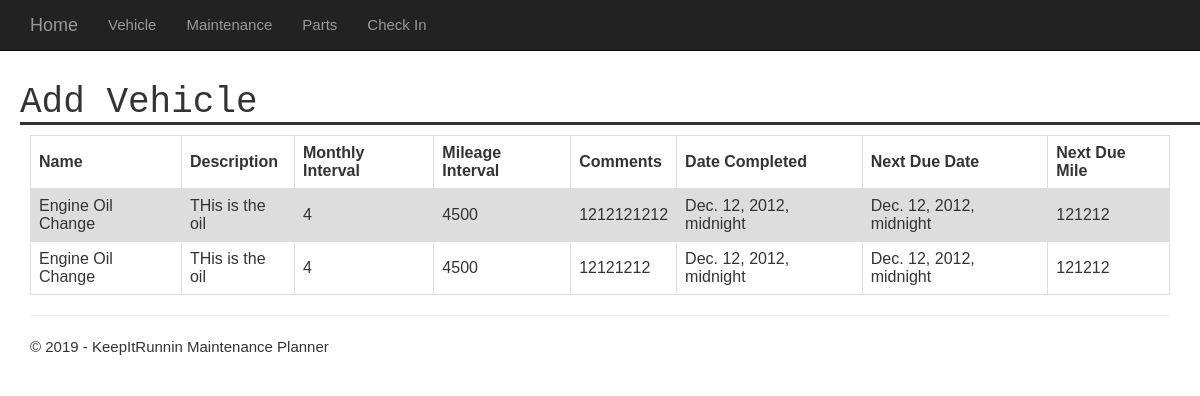
Page /maintenance/history/ on the earlier database version.
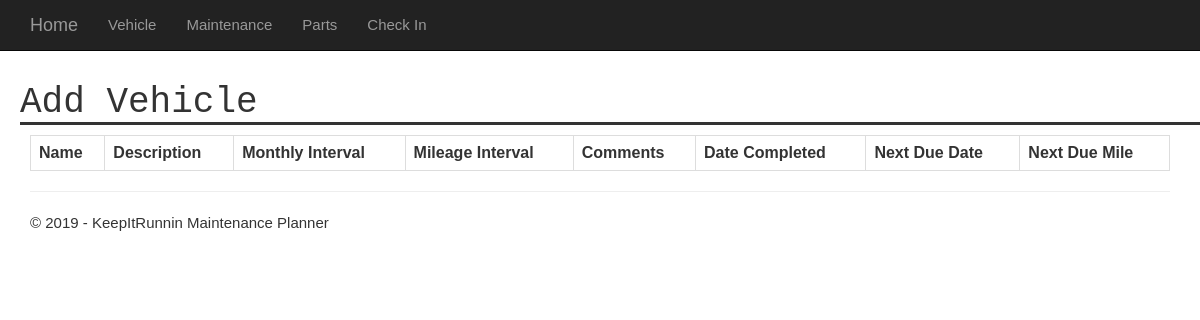
Same page on the later database version.
### app/models.py (models this page shows, shortened)
class Maintenance_History(models.Model):
    maintenance = models.ForeignKey(Maintenance, on_delete=models.CASCADE)
    comments = models.CharField(max_length=250)
    date_completed = models.DateTimeField()
    current_mileage = models.IntegerField(max_length=None)
    next_due_date = models.DateTimeField()
    next_due_mile = models.IntegerField(max_length=None)
    completed = models.IntegerField(max_length=None)

class Maintenance(models.Model):
    vehicle = models.ForeignKey(Vehicle, on_delete=models.CASCADE)
    name = models.CharField(max_length=100)
    description = models.CharField(max_length=100)
    months = models.IntegerField(max_length=None)
    miles = models.IntegerField(max_length=None)
    materials = models.CharField(max_length=250)
    comments = models.CharField(max_length=250)

### app/views.py (the view)
# urls.py: path('maintenance/history/', app.views.viewMaintHist, name='viewMaintHist'),
def viewMaintHist(request):
    assert isinstance(request, HttpRequest)
    return render(
        request,
        'app/viewMaintHist.html',
        {
            'title':'Add Vehicle',
            'year':datetime.now().year,
            'maintenanceHistory': Maintenance_History.objects.all()
        }
    )

### app/templates/app/viewMaintHist.html (shortened to what this page needs)
{% extends "app/layout.html" %}
{% block content %}
<div>
    <table id="schedulMaint2">
      <tr>
        <th>Name</th>
        <th>Description</th>
        <th>Monthly Interval</th>
	    <th>Mileage Interval</th>
	    <th>Comments</th>
	    <th>Date Completed</th>
	    <th>Next Due Date</th>
	    <th>Next Due Mile</th>
      </tr>
        {% for each in maintenanceHistory %}
	        <tr>
            <td>{{each.maintenance.name}}</td>
            <td>{{each.maintenance.description}}</td>
            <td>{{each.maintenance.months}}</td>
            <td>{{each.maintenance.miles}}</td>
            <td>{{each.comments}}</td>
            <td>{{each.date_completed}}</td>
            <td>{{each.next_due_date}}</td>
            <td>{{each.next_due_mile}}</td>
	        </tr>
        {% endfor %}
    </table>
</div>
{% endblock %}

### app/templates/app/layout.html (shortened to what this page needs)
﻿<!DOCTYPE html>
<html>
<head>
    {% load staticfiles %}
    <link rel="stylesheet" type="text/css" href="{% static 'app/content/bootstrap.min.css' %}" />
    <link rel="stylesheet" type="text/css" href="{% static 'app/content/site.css' %}" />
    <link rel="stylesheet" type="text/css" href="{% static 'app/content/w3.css' %}" />
    <link rel="stylesheet" type="text/css" href="{% static 'app/content/forms.css' %}" />
</head>
<body>
    <div class="navbar navbar-inverse navbar-fixed-top">
        <div class="container">
            <div class="navbar-header">
                <a href="/" class="navbar-brand">Home</a>
            </div>
            <div class="navbar-collapse collapse">
                <ul class="nav navbar-nav">
                    <li><a href="{% url 'addVehicle' %}">Vehicle</a></li>
                    <li><a href="{% url 'maintenanceHome' %}">Maintenance</a></li>
                    <li><a href="{% url 'partHome' %}">Parts</a></li>
                    <li><a href="{% url 'checkIn' %}">Check In</a></li>
                </ul>
            </div>
        </div>
    </div>
    <h2 class="h1" style="text-align:left;margin-left: 20px">{{ title }}</h2>
    <div class="container body-content">
{% block content %}{% endblock %}
        <hr/>
        <footer>
            <p>&copy; {{ year }} - KeepItRunnin Maintenance Planner</p>
        </footer>
    </div>
</body>
</html>

### app/static/app/content/site.css (style rules this page uses)
body { padding-top: 50px; padding-bottom: 30px; }
.h1 { border-bottom-style: solid; font-family: "Courier New", Courier, monospace; }
.body-content { padding-left: 15px; padding-right: 15px; }

### app/static/app/content/w3.css (style rules this page uses)
html { box-sizing:border-box }
*,*:before,*:after { box-sizing:inherit }
html { -ms-text-size-adjust:100%;-webkit-text-size-adjust:100% }
body { margin:0 }
article,aside,details,figcaption,figure,footer,header,main,menu,nav,section,summary { display:block }
a { background-color:transparent;-webkit-text-decoration-skip:objects }
hr { box-sizing:content-box;height:0;overflow:visible }
html,body { font-family:Verdana,sans-serif;font-size:15px;line-height:1.5 }
html { overflow-x:hidden }
h2 { font-size:30px }
h1,h2,h3,h4,h5,h6 { font-family:"Segoe UI",Arial,sans-serif;font-weight:400;margin:10px 0 }
hr { border:0;border-top:1px solid #eee;margin:20px 0 }
a { color:inherit }

### app/static/app/content/forms.css (style rules this page uses)
table { font-family: arial, sans-serif; border-collapse: collapse; width: 100%; }
td, th { border: 1px solid #dddddd; text-align: left; padding: 8px; }

### app/templates/app/viewMaintHist.html (style rules this page uses)
table { font-family: arial, sans-serif; border-collapse: collapse; width: 100%; }
td, th { border: 1px solid #dddddd; text-align: left; padding: 8px; }

Differences in the rows shown:
removed Maintenance_History: maintenance.name "Engine Oil Change", maintenance.description "THis is the oil", maintenance.months "4", maintenance.miles "4500", comments "1212121212", date_completed "Dec. 12, 2012, midnight", next_due_date "Dec. 12, 2012, midnight", next_due_mile "121212"
removed Maintenance_History: maintenance.name "Engine Oil Change", maintenance.description "THis is the oil", maintenance.months "4", maintenance.miles "4500", comments "12121212", date_completed "Dec. 12, 2012, midnight", next_due_date "Dec. 12, 2012, midnight", next_due_mile "121212"
